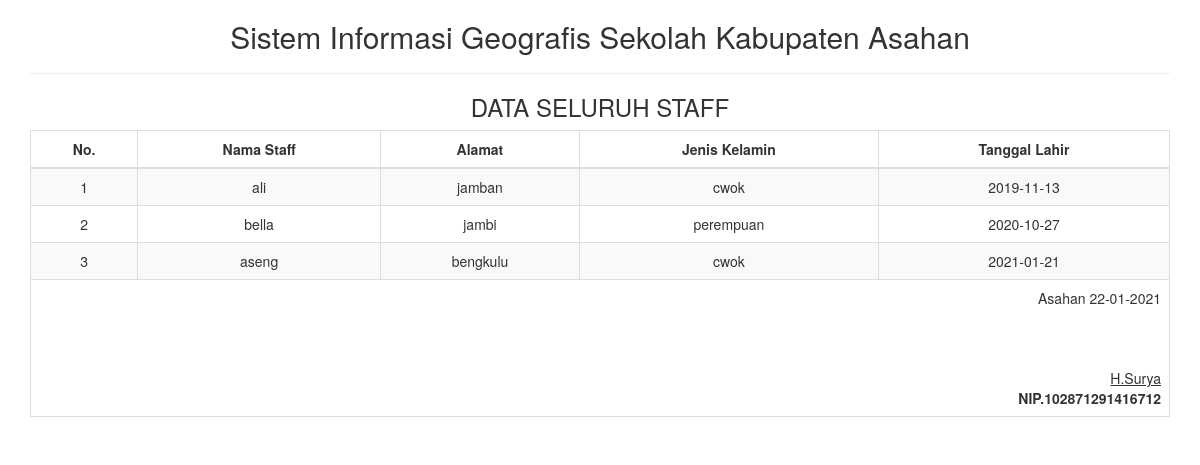
/report/staff_semua.php, run on the app's committed database.
### tables this page shows
CREATE TABLE `staff` (
  `id` int(11) NOT NULL,
  `nama` varchar(255) DEFAULT NULL,
  `alamat` text,
  `jenis_kelamin` varchar(255) DEFAULT NULL,
  `tgl_lahir` date DEFAULT NULL
);

### report/staff_semua.php (the view, shortened to what this page needs)
<!DOCTYPE html>
<html>
    <head>
        <link href="../Assets/css/bootstrap.min.css" rel="stylesheet" type="text/css"/>
    </head>
    <body onload="print()">
        <?php
        include '../config/koneksi.php';
        ?>
        <div class="container">
            <div class='row'>
                <div class="col-sm-12">
                    <div class="text-center">
                    <h2>Sistem Informasi Geografis Sekolah Kabupaten Asahan </h2>
                        <hr>
                        <h3>DATA SELURUH STAFF</h3>
                        <table class="table table-bordered table-striped table-hover">
                        <tbody>
                                <thead>
								<tr>
                                <th class="text-center">No.</th><th class="text-center">Nama Staff</th><th class="text-center">Alamat</th><th class="text-center">Jenis Kelamin</th><th class="text-center">Tanggal Lahir</th>
                            </tr>
								</thead>
							<tbody>
                            <?php
                            $sql = "SELECT * FROM staff";
                            $query = mysqli_query($koneksi, $sql) or die("SQL Anda Salah");
                            $nomor = 0;
                            while ($data = mysqli_fetch_array($query)) {
                                $nomor++;
                                ?>
                                <tr>
                                <td><?= $nomor ?></td>
									<td><?= $data['nama'] ?></td>
									<td><?= $data['alamat'] ?></td>
									<td><?= $data['jenis_kelamin'] ?></td>
									<td><?= $data['tgl_lahir'] ?></td>
                                </tr>
                            <?php } ?>
							</tbody>
                        </tbody>
                            <tfoot>
                                <tr>
                                <td colspan="9" class="text-right">
                                        Asahan  <?= date("d-m-Y") ?>
                                        <br><br><br><br>
                                        <u>H.Surya <strong></u><br>
                                        NIP.102871291416712
									</td>
								</tr>
							</tfoot>
                        </table>
                    </div>
                </div>
            </div>
    </body>
</html>

### data on the page
staff: nama "ali", alamat "jamban", jenis_kelamin "cwok", tgl_lahir "2019-11-13"
staff: nama "bella", alamat "jambi", jenis_kelamin "perempuan", tgl_lahir "2020-10-27"
staff: nama "aseng", alamat "bengkulu", jenis_kelamin "cwok", tgl_lahir "2021-01-21"
